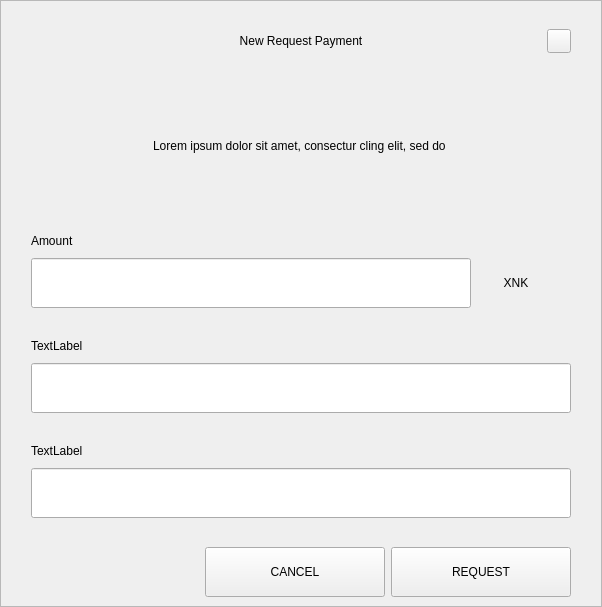
<?xml version="1.0" encoding="UTF-8"?>
<ui version="4.0">
 <class>RequestDialog</class>
 <widget class="QDialog" name="RequestDialog">
  <property name="geometry">
   <rect>
    <x>0</x>
    <y>0</y>
    <width>602</width>
    <height>607</height>
   </rect>
  </property>
  <property name="windowTitle">
   <string>Dialog</string>
  </property>
  <layout class="QVBoxLayout" name="verticalLayout_5">
   <property name="spacing">
    <number>0</number>
   </property>
   <property name="leftMargin">
    <number>0</number>
   </property>
   <property name="topMargin">
    <number>0</number>
   </property>
   <property name="rightMargin">
    <number>0</number>
   </property>
   <property name="bottomMargin">
    <number>0</number>
   </property>
   <item>
    <widget class="QFrame" name="frame">
     <property name="styleSheet">
      <string notr="true"/>
     </property>
     <property name="frameShape">
      <enum>QFrame::StyledPanel</enum>
     </property>
     <property name="frameShadow">
      <enum>QFrame::Raised</enum>
     </property>
     <layout class="QVBoxLayout" name="verticalLayout_4" stretch="1,0,0">
      <property name="spacing">
       <number>0</number>
      </property>
      <property name="leftMargin">
       <number>30</number>
      </property>
      <property name="topMargin">
       <number>20</number>
      </property>
      <property name="rightMargin">
       <number>30</number>
      </property>
      <property name="bottomMargin">
       <number>0</number>
      </property>
      <item>
       <layout class="QHBoxLayout" name="horizontalLayout_3">
        <property name="spacing">
         <number>0</number>
        </property>
        <item>
         <spacer name="horizontalSpacer_21">
          <property name="orientation">
           <enum>Qt::Horizontal</enum>
          </property>
          <property name="sizeHint" stdset="0">
           <size>
            <width>40</width>
            <height>20</height>
           </size>
          </property>
         </spacer>
        </item>
        <item>
         <widget class="QLabel" name="labelTitle">
          <property name="minimumSize">
           <size>
            <width>0</width>
            <height>40</height>
           </size>
          </property>
          <property name="maximumSize">
           <size>
            <width>16777215</width>
            <height>40</height>
           </size>
          </property>
          <property name="styleSheet">
           <string notr="true">padding-left:24px;</string>
          </property>
          <property name="text">
           <string>New Request Payment</string>
          </property>
          <property name="alignment">
           <set>Qt::AlignCenter</set>
          </property>
          <property name="margin">
           <number>7</number>
          </property>
         </widget>
        </item>
        <item>
         <spacer name="horizontalSpacer">
          <property name="orientation">
           <enum>Qt::Horizontal</enum>
          </property>
          <property name="sizeHint" stdset="0">
           <size>
            <width>40</width>
            <height>20</height>
           </size>
          </property>
         </spacer>
        </item>
        <item>
         <widget class="QPushButton" name="btnEsc">
          <property name="minimumSize">
           <size>
            <width>24</width>
            <height>24</height>
           </size>
          </property>
          <property name="maximumSize">
           <size>
            <width>24</width>
            <height>24</height>
           </size>
          </property>
          <property name="focusPolicy">
           <enum>Qt::NoFocus</enum>
          </property>
          <property name="text">
           <string/>
          </property>
         </widget>
        </item>
       </layout>
      </item>
      <item>
       <widget class="QStackedWidget" name="stack">
        <property name="minimumSize">
         <size>
          <width>540</width>
          <height>0</height>
         </size>
        </property>
        <property name="maximumSize">
         <size>
          <width>540</width>
          <height>16777215</height>
         </size>
        </property>
        <property name="currentIndex">
         <number>0</number>
        </property>
        <widget class="QWidget" name="page_1">
         <property name="minimumSize">
          <size>
           <width>540</width>
           <height>0</height>
          </size>
         </property>
         <property name="maximumSize">
          <size>
           <width>540</width>
           <height>16777215</height>
          </size>
         </property>
         <layout class="QVBoxLayout" name="layout1">
          <property name="spacing">
           <number>0</number>
          </property>
          <property name="leftMargin">
           <number>0</number>
          </property>
          <property name="topMargin">
           <number>0</number>
          </property>
          <property name="rightMargin">
           <number>0</number>
          </property>
          <property name="bottomMargin">
           <number>0</number>
          </property>
          <item>
           <spacer name="verticalSpacer_21">
            <property name="orientation">
             <enum>Qt::Vertical</enum>
            </property>
            <property name="sizeType">
             <enum>QSizePolicy::Fixed</enum>
            </property>
            <property name="sizeHint" stdset="0">
             <size>
              <width>20</width>
              <height>30</height>
             </size>
            </property>
           </spacer>
          </item>
          <item alignment="Qt::AlignHCenter">
           <widget class="QLabel" name="labelMessage">
            <property name="minimumSize">
             <size>
              <width>400</width>
              <height>50</height>
             </size>
            </property>
            <property name="text">
             <string>Lorem ipsum dolor sit amet, consectur cling elit, sed do </string>
            </property>
            <property name="alignment">
             <set>Qt::AlignCenter</set>
            </property>
            <property name="wordWrap">
             <bool>true</bool>
            </property>
           </widget>
          </item>
          <item alignment="Qt::AlignBottom">
           <widget class="QWidget" name="containerAmount" native="true">
            <layout class="QVBoxLayout" name="verticalLayout">
             <property name="spacing">
              <number>9</number>
             </property>
             <property name="leftMargin">
              <number>0</number>
             </property>
             <property name="topMargin">
              <number>0</number>
             </property>
             <property name="rightMargin">
              <number>0</number>
             </property>
             <property name="bottomMargin">
              <number>0</number>
             </property>
             <item>
              <widget class="QLabel" name="labelSubtitleAmount">
               <property name="minimumSize">
                <size>
                 <width>350</width>
                 <height>16</height>
                </size>
               </property>
               <property name="maximumSize">
                <size>
                 <width>16777215</width>
                 <height>16</height>
                </size>
               </property>
               <property name="text">
                <string>Amount</string>
               </property>
              </widget>
             </item>
             <item alignment="Qt::AlignTop">
              <widget class="QWidget" name="layoutAmount" native="true">
               <layout class="QHBoxLayout" name="horizontalLayout" stretch="2,0">
                <property name="spacing">
                 <number>0</number>
                </property>
                <property name="leftMargin">
                 <number>0</number>
                </property>
                <property name="topMargin">
                 <number>0</number>
                </property>
                <property name="rightMargin">
                 <number>0</number>
                </property>
                <property name="bottomMargin">
                 <number>0</number>
                </property>
                <item>
                 <widget class="QLineEdit" name="lineEditAmount">
                  <property name="minimumSize">
                   <size>
                    <width>0</width>
                    <height>50</height>
                   </size>
                  </property>
                  <property name="maximumSize">
                   <size>
                    <width>16777215</width>
                    <height>50</height>
                   </size>
                  </property>
                 </widget>
                </item>
                <item>
                 <widget class="QWidget" name="comboContainer" native="true">
                  <property name="minimumSize">
                   <size>
                    <width>100</width>
                    <height>50</height>
                   </size>
                  </property>
                  <property name="maximumSize">
                   <size>
                    <width>16777215</width>
                    <height>50</height>
                   </size>
                  </property>
                  <layout class="QHBoxLayout" name="horizontalLayout_31">
                   <property name="spacing">
                    <number>0</number>
                   </property>
                   <property name="leftMargin">
                    <number>0</number>
                   </property>
                   <property name="topMargin">
                    <number>0</number>
                   </property>
                   <property name="rightMargin">
                    <number>10</number>
                   </property>
                   <property name="bottomMargin">
                    <number>0</number>
                   </property>
                   <item>
                    <widget class="QLabel" name="comboBoxCoin">
                     <property name="text">
                      <string>XNK</string>
                     </property>
                     <property name="alignment">
                      <set>Qt::AlignCenter</set>
                     </property>
                    </widget>
                   </item>
                  </layout>
                 </widget>
                </item>
               </layout>
              </widget>
             </item>
            </layout>
           </widget>
          </item>
          <item>
           <spacer name="verticalSpacer_31">
            <property name="orientation">
             <enum>Qt::Vertical</enum>
            </property>
            <property name="sizeType">
             <enum>QSizePolicy::Fixed</enum>
            </property>
            <property name="sizeHint" stdset="0">
             <size>
              <width>20</width>
              <height>30</height>
             </size>
            </property>
           </spacer>
          </item>
          <item>
           <layout class="QVBoxLayout" name="verticalLayoutLabel">
            <property name="spacing">
             <number>9</number>
            </property>
            <item>
             <widget class="QLabel" name="labelSubtitleLabel">
              <property name="minimumSize">
               <size>
                <width>0</width>
                <height>16</height>
               </size>
              </property>
              <property name="maximumSize">
               <size>
                <width>16777215</width>
                <height>16</height>
               </size>
              </property>
              <property name="text">
               <string>TextLabel</string>
              </property>
             </widget>
            </item>
            <item>
             <widget class="QLineEdit" name="lineEditLabel">
              <property name="minimumSize">
               <size>
                <width>0</width>
                <height>50</height>
               </size>
              </property>
              <property name="maximumSize">
               <size>
                <width>16777215</width>
                <height>50</height>
               </size>
              </property>
             </widget>
            </item>
           </layout>
          </item>
          <item>
           <spacer name="verticalSpacer_34">
            <property name="orientation">
             <enum>Qt::Vertical</enum>
            </property>
            <property name="sizeType">
             <enum>QSizePolicy::Fixed</enum>
            </property>
            <property name="sizeHint" stdset="0">
             <size>
              <width>20</width>
              <height>30</height>
             </size>
            </property>
           </spacer>
          </item>
          <item>
           <layout class="QVBoxLayout" name="verticalLayoutDescription">
            <property name="spacing">
             <number>9</number>
            </property>
            <item>
             <widget class="QLabel" name="labelSubtitleDescription">
              <property name="minimumSize">
               <size>
                <width>0</width>
                <height>16</height>
               </size>
              </property>
              <property name="maximumSize">
               <size>
                <width>16777215</width>
                <height>16</height>
               </size>
              </property>
              <property name="text">
               <string>TextLabel</string>
              </property>
             </widget>
            </item>
            <item>
             <widget class="QLineEdit" name="lineEditDescription">
              <property name="minimumSize">
               <size>
                <width>0</width>
                <height>50</height>
               </size>
              </property>
              <property name="maximumSize">
               <size>
                <width>16777215</width>
                <height>50</height>
               </size>
              </property>
             </widget>
            </item>
            <item>
             <spacer name="verticalSpacer_4">
              <property name="orientation">
               <enum>Qt::Vertical</enum>
              </property>
              <property name="sizeType">
               <enum>QSizePolicy::Fixed</enum>
              </property>
              <property name="sizeHint" stdset="0">
               <size>
                <width>20</width>
                <height>20</height>
               </size>
              </property>
             </spacer>
            </item>
           </layout>
          </item>
         </layout>
        </widget>
        <widget class="QWidget" name="page_2">
         <layout class="QVBoxLayout" name="layout2">
          <item>
           <spacer name="verticalSpacer_5">
            <property name="orientation">
             <enum>Qt::Vertical</enum>
            </property>
            <property name="sizeType">
             <enum>QSizePolicy::Fixed</enum>
            </property>
            <property name="sizeHint" stdset="0">
             <size>
              <width>20</width>
              <height>50</height>
             </size>
            </property>
           </spacer>
          </item>
          <item alignment="Qt::AlignHCenter">
           <widget class="QLabel" name="labelQrImg">
            <property name="minimumSize">
             <size>
              <width>260</width>
              <height>260</height>
             </size>
            </property>
            <property name="maximumSize">
             <size>
              <width>260</width>
              <height>260</height>
             </size>
            </property>
            <property name="text">
             <string/>
            </property>
            <property name="alignment">
             <set>Qt::AlignCenter</set>
            </property>
           </widget>
          </item>
          <item>
           <spacer name="verticalSpacer_2">
            <property name="orientation">
             <enum>Qt::Vertical</enum>
            </property>
            <property name="sizeType">
             <enum>QSizePolicy::Fixed</enum>
            </property>
            <property name="sizeHint" stdset="0">
             <size>
              <width>20</width>
              <height>30</height>
             </size>
            </property>
           </spacer>
          </item>
          <item alignment="Qt::AlignHCenter">
           <widget class="QLabel" name="labelAddress">
            <property name="text">
             <string>D7VFR83SQbiezrW72hjcWJtcfip5krte2Z </string>
            </property>
           </widget>
          </item>
          <item>
           <spacer name="verticalSpacer_32">
            <property name="orientation">
             <enum>Qt::Vertical</enum>
            </property>
            <property name="sizeType">
             <enum>QSizePolicy::Expanding</enum>
            </property>
            <property name="sizeHint" stdset="0">
             <size>
              <width>20</width>
              <height>20</height>
             </size>
            </property>
           </spacer>
          </item>
          <item>
           <layout class="QHBoxLayout" name="horizontal">
            <property name="leftMargin">
             <number>20</number>
            </property>
            <property name="rightMargin">
             <number>20</number>
            </property>
            <property name="bottomMargin">
             <number>20</number>
            </property>
            <item>
             <spacer name="horizontalSpacer_4">
              <property name="orientation">
               <enum>Qt::Horizontal</enum>
              </property>
              <property name="sizeHint" stdset="0">
               <size>
                <width>40</width>
                <height>20</height>
               </size>
              </property>
             </spacer>
            </item>
            <item>
             <widget class="QPushButton" name="btnCopyAddress">
              <property name="minimumSize">
               <size>
                <width>180</width>
                <height>50</height>
               </size>
              </property>
              <property name="text">
               <string>COPY ADDRESS</string>
              </property>
             </widget>
            </item>
            <item>
             <widget class="QPushButton" name="btnCopyUrl">
              <property name="minimumSize">
               <size>
                <width>180</width>
                <height>50</height>
               </size>
              </property>
              <property name="text">
               <string>COPY URL</string>
              </property>
             </widget>
            </item>
            <item>
             <spacer name="horizontalSpacer_2">
              <property name="orientation">
               <enum>Qt::Horizontal</enum>
              </property>
              <property name="sizeHint" stdset="0">
               <size>
                <width>40</width>
                <height>20</height>
               </size>
              </property>
             </spacer>
            </item>
           </layout>
          </item>
         </layout>
        </widget>
       </widget>
      </item>
      <item>
       <widget class="QWidget" name="buttonsStack" native="true">
        <layout class="QHBoxLayout" name="horizontalLayout_5">
         <property name="leftMargin">
          <number>20</number>
         </property>
         <property name="rightMargin">
          <number>0</number>
         </property>
         <item>
          <spacer name="horizontalSpacer_41">
           <property name="orientation">
            <enum>Qt::Horizontal</enum>
           </property>
           <property name="sizeHint" stdset="0">
            <size>
             <width>40</width>
             <height>20</height>
            </size>
           </property>
          </spacer>
         </item>
         <item>
          <widget class="QPushButton" name="btnCancel">
           <property name="minimumSize">
            <size>
             <width>180</width>
             <height>50</height>
            </size>
           </property>
           <property name="focusPolicy">
            <enum>Qt::NoFocus</enum>
           </property>
           <property name="text">
            <string>CANCEL</string>
           </property>
          </widget>
         </item>
         <item>
          <widget class="QPushButton" name="btnSave">
           <property name="minimumSize">
            <size>
             <width>180</width>
             <height>50</height>
            </size>
           </property>
           <property name="focusPolicy">
            <enum>Qt::NoFocus</enum>
           </property>
           <property name="text">
            <string>REQUEST</string>
           </property>
          </widget>
         </item>
        </layout>
       </widget>
      </item>
     </layout>
    </widget>
   </item>
  </layout>
 </widget>
 <resources/>
 <connections/>
</ui>
